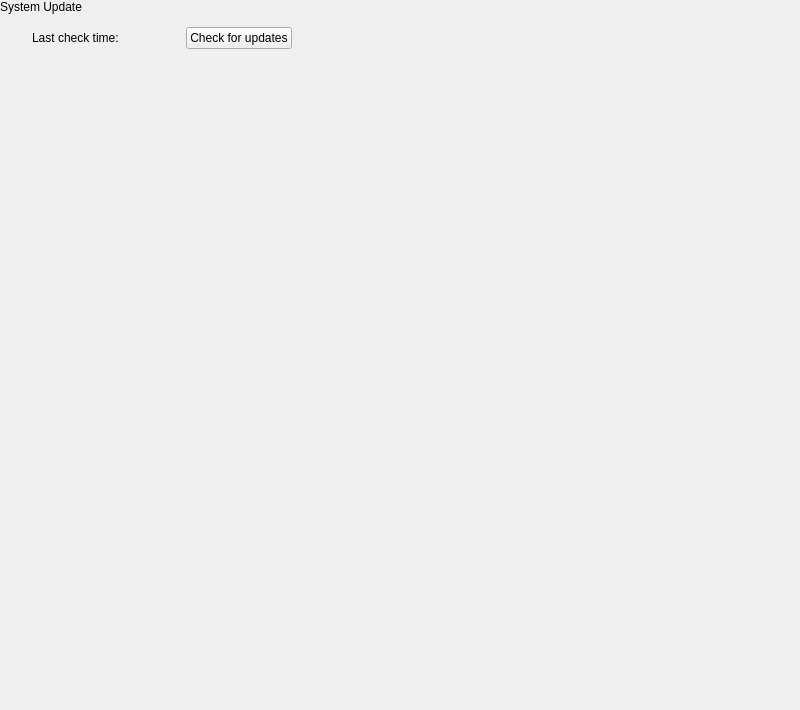
<?xml version="1.0" encoding="UTF-8"?>
<ui version="4.0">
 <class>Update</class>
 <widget class="QWidget" name="Update">
  <property name="geometry">
   <rect>
    <x>0</x>
    <y>0</y>
    <width>800</width>
    <height>710</height>
   </rect>
  </property>
  <property name="minimumSize">
   <size>
    <width>0</width>
    <height>0</height>
   </size>
  </property>
  <property name="maximumSize">
   <size>
    <width>16777215</width>
    <height>16777215</height>
   </size>
  </property>
  <property name="windowTitle">
   <string>Update</string>
  </property>
  <layout class="QVBoxLayout" name="verticalLayout">
   <property name="leftMargin">
    <number>0</number>
   </property>
   <property name="topMargin">
    <number>0</number>
   </property>
   <item>
    <widget class="QLabel" name="titleLabel">
     <property name="sizePolicy">
      <sizepolicy hsizetype="Fixed" vsizetype="Fixed">
       <horstretch>0</horstretch>
       <verstretch>0</verstretch>
      </sizepolicy>
     </property>
     <property name="text">
      <string>System Update</string>
     </property>
     <property name="scaledContents">
      <bool>true</bool>
     </property>
     <property name="stylesize" stdset="0">
      <string notr="true">title1#</string>
     </property>
    </widget>
   </item>
   <item>
    <spacer name="verticalSpacer_4">
     <property name="orientation">
      <enum>Qt::Vertical</enum>
     </property>
     <property name="sizeType">
      <enum>QSizePolicy::Fixed</enum>
     </property>
     <property name="sizeHint" stdset="0">
      <size>
       <width>359</width>
       <height>7</height>
      </size>
     </property>
    </spacer>
   </item>
   <item>
    <layout class="QHBoxLayout" name="horizontalLayout">
     <property name="spacing">
      <number>25</number>
     </property>
     <item>
      <widget class="QLabel" name="logoLabel">
       <property name="sizePolicy">
        <sizepolicy hsizetype="Fixed" vsizetype="Fixed">
         <horstretch>0</horstretch>
         <verstretch>0</verstretch>
        </sizepolicy>
       </property>
       <property name="text">
        <string/>
       </property>
       <property name="scaledContents">
        <bool>true</bool>
       </property>
      </widget>
     </item>
     <item>
      <layout class="QVBoxLayout" name="verticalLayout_3">
       <property name="spacing">
        <number>22</number>
       </property>
       <item>
        <layout class="QHBoxLayout" name="horizontalLayout_2">
         <property name="spacing">
          <number>10</number>
         </property>
         <item>
          <widget class="QLabel" name="label_4">
           <property name="sizePolicy">
            <sizepolicy hsizetype="Fixed" vsizetype="Fixed">
             <horstretch>0</horstretch>
             <verstretch>0</verstretch>
            </sizepolicy>
           </property>
           <property name="text">
            <string>Last check time:</string>
           </property>
           <property name="scaledContents">
            <bool>true</bool>
           </property>
          </widget>
         </item>
         <item>
          <widget class="QLabel" name="updatetimeLabel">
           <property name="sizePolicy">
            <sizepolicy hsizetype="Fixed" vsizetype="Fixed">
             <horstretch>0</horstretch>
             <verstretch>0</verstretch>
            </sizepolicy>
           </property>
           <property name="text">
            <string/>
           </property>
           <property name="scaledContents">
            <bool>true</bool>
           </property>
          </widget>
         </item>
         <item>
          <spacer name="horizontalSpacer_3">
           <property name="orientation">
            <enum>Qt::Horizontal</enum>
           </property>
           <property name="sizeType">
            <enum>QSizePolicy::Fixed</enum>
           </property>
           <property name="sizeHint" stdset="0">
            <size>
             <width>40</width>
             <height>20</height>
            </size>
           </property>
          </spacer>
         </item>
         <item>
          <widget class="QPushButton" name="checkBtn">
           <property name="sizePolicy">
            <sizepolicy hsizetype="Fixed" vsizetype="Fixed">
             <horstretch>0</horstretch>
             <verstretch>0</verstretch>
            </sizepolicy>
           </property>
           <property name="text">
            <string>Check for updates</string>
           </property>
           <property name="flat">
            <bool>false</bool>
           </property>
          </widget>
         </item>
         <item>
          <spacer name="horizontalSpacer_4">
           <property name="orientation">
            <enum>Qt::Horizontal</enum>
           </property>
           <property name="sizeHint" stdset="0">
            <size>
             <width>40</width>
             <height>20</height>
            </size>
           </property>
          </spacer>
         </item>
        </layout>
       </item>
      </layout>
     </item>
    </layout>
   </item>
   <item>
    <spacer name="verticalSpacer_3">
     <property name="orientation">
      <enum>Qt::Vertical</enum>
     </property>
     <property name="sizeHint" stdset="0">
      <size>
       <width>359</width>
       <height>612</height>
      </size>
     </property>
    </spacer>
   </item>
  </layout>
 </widget>
 <layoutdefault spacing="6" margin="11"/>
 <resources/>
 <connections/>
</ui>
